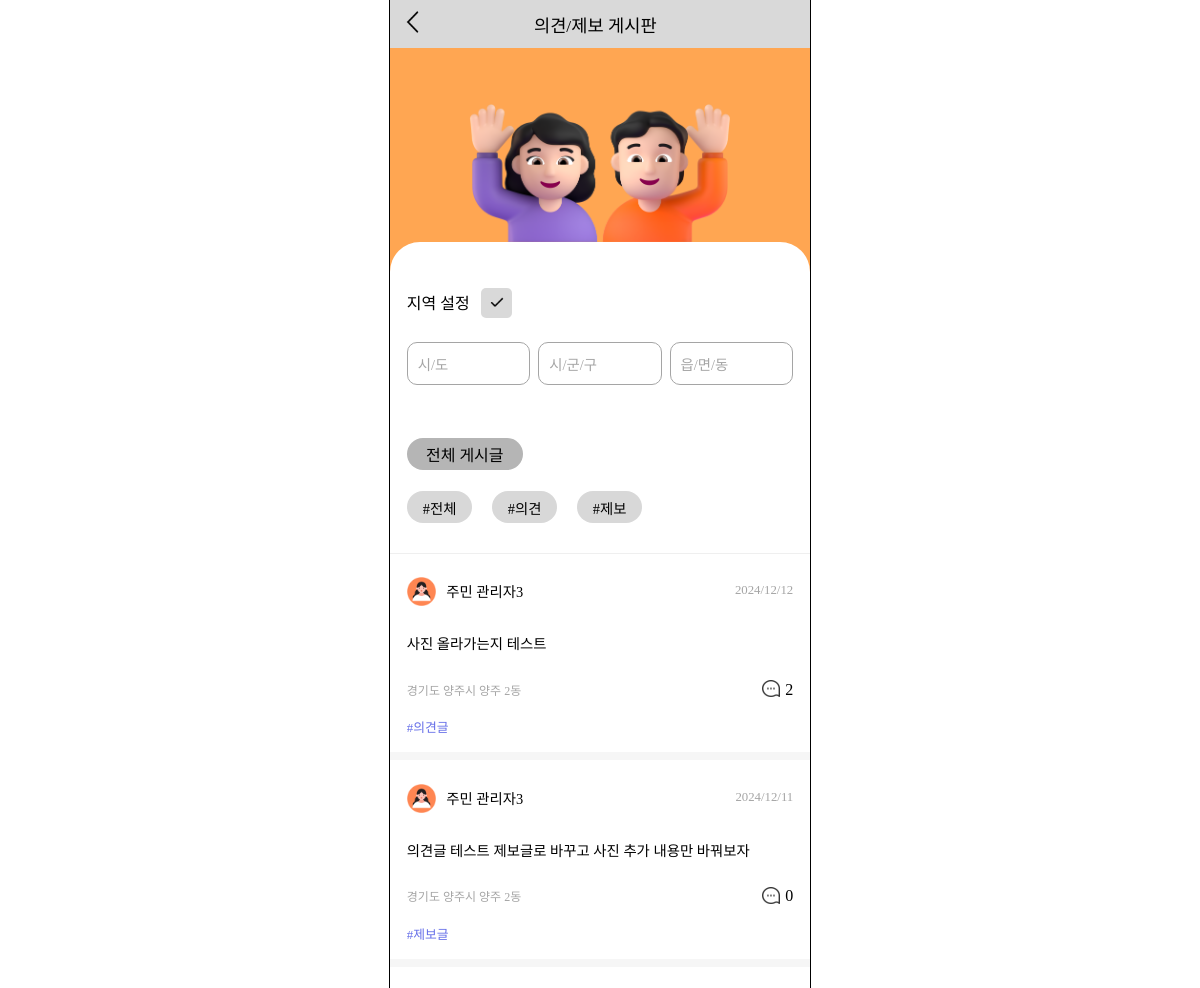
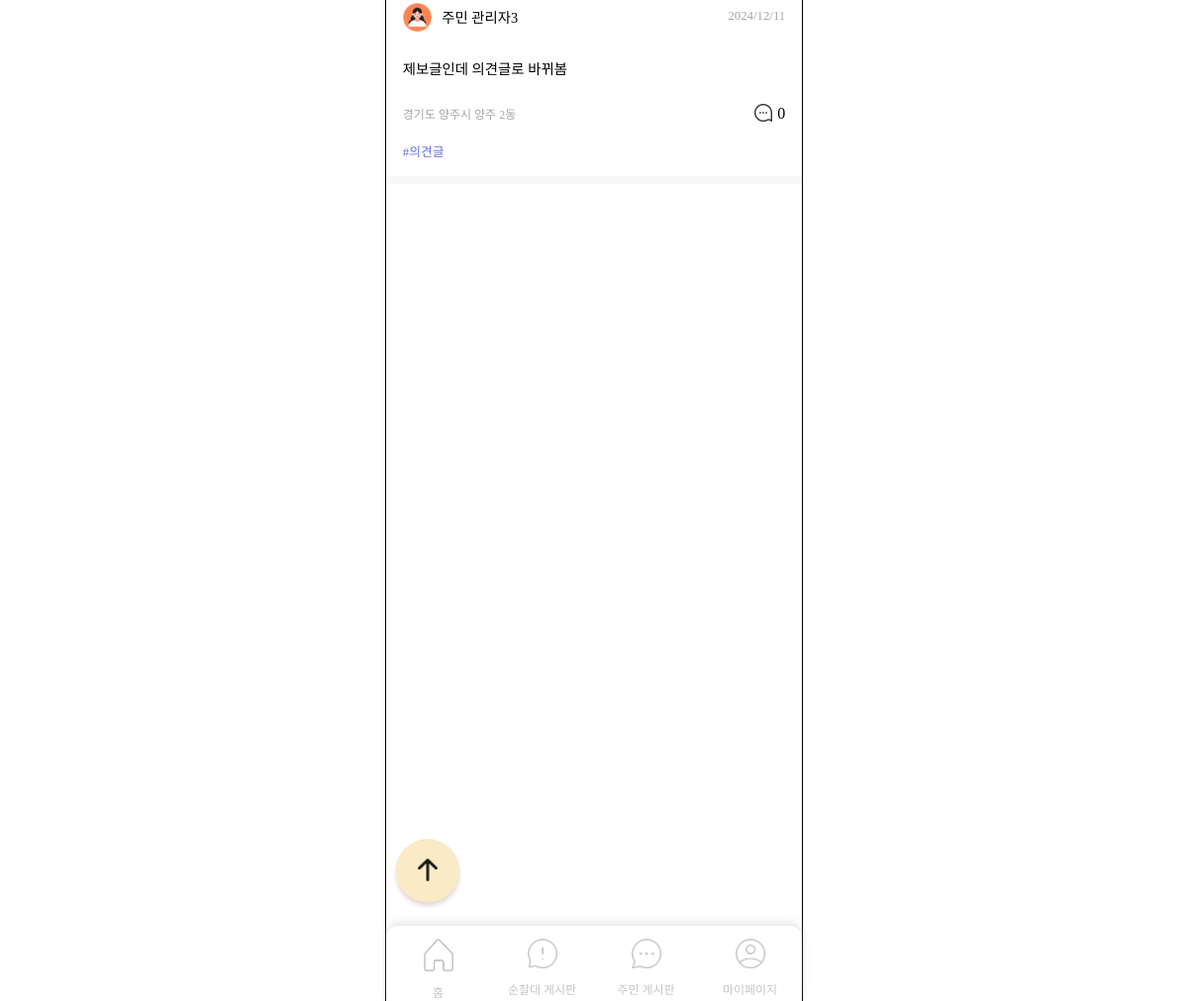
/boards/people-board/ (signed in), run on the app's committed database (2 pictures, top to bottom).
### boards/models.py (models this page shows)
class Board(models.Model):
    user = models.ForeignKey(settings.AUTH_USER_MODEL, on_delete=models.CASCADE)
    region_sido = models.CharField(null=False, max_length=30, blank=False)
    region_sigungu = models.CharField(null=False, max_length=30, blank=False)
    region_dong = models.CharField(null=False, max_length=30, blank=False)
    created_at = models.DateTimeField(auto_now_add=True)
    image_path = models.ImageField(upload_to='boards/', null=True, blank=True)
    content = models.TextField(null=False, blank=False)
    board_type = models.ForeignKey(BoardType, on_delete=models.CASCADE, null=False, blank=False)

class BoardType(models.Model):
    type_name = models.CharField(max_length=10, null=False, blank=False)

### accounts/models.py (models this page shows, shortened)
class Member(AbstractBaseUser):
    user_id = models.CharField(primary_key=True, max_length=15, null=False, blank=False, unique=True)
    email = models.EmailField(max_length=100, null=False, blank=False, unique=True)
    nickname = models.CharField(null=False, max_length=8, blank=False)
    region_sido = models.CharField(null=False, max_length=30, blank=False)
    region_sigungu = models.CharField(null=False, max_length=30, blank=False)
    region_dong = models.CharField(null=False, max_length=30, blank=False)
    member_type = models.ForeignKey(MemberType, on_delete=models.CASCADE, null=False, blank=False)
    is_active = models.BooleanField(default=True)
    is_admin = models.BooleanField(default=False)
    objects = UserManager()
    USERNAME_FIELD = 'user_id'
    REQUIRED_FIELDS = ['email', 'nickname', 'region_sido', 'region_sigungu', 'region_dong', 'member_type']
    def __str__(self):
        return self.user_id

class MemberType(models.Model):
    type_name = models.CharField(max_length=10)
    def __str__(self):
        return self.type_name

### boards/views.py (the view)
# urls.py: path('people-board/', views.people_board, name='people_board'),
def people_board(request):
    sido = ''
    sigungu = ''
    dong = ''
    if request.method == 'POST':
        sido = request.POST.get('sido')
        sigungu = request.POST.get('sigungu')
        dong = request.POST.get('dong')
        print(sido, sigungu, dong)
        boards = Board.objects.all().order_by('-created_at')
        boards = [
            board for board in boards
            if board.region_sido.replace(" ", "") == sido.replace(" ", "") and
               board.region_sigungu.replace(" ", "") == sigungu.replace(" ", "") and
               board.region_dong.replace(" ", "") == dong.replace(" ", "")
        ]
        print(boards)
    else:
        boards = Board.objects.filter(board_type__in=[2, 3]).order_by('-created_at')
    user = Member.objects.get(user_id=request.user)
    comments = Comment.objects.all()
    for board in boards:
        board.comment_count = Comment.objects.filter(board=board).count()
    for board in boards:
        if len(board.content) > 150:
            board.short_content = board.content[:150]
        else:
            board.short_content = board.content
    from_page = request.GET.get('from')
    if from_page:
        request.session['from_page'] = from_page # 세션에 추가
    if request.session.get('from_page'):
        back_url = '/boards/people_board/'
    context = {
        'boards': boards,
        'user': user,
        'comments': comments,
        'sido': sido,
        'sigungu': sigungu,
        'dong': dong,
    }
    return render(request, 'boards/people_board_main.html', context)

### templates/boards/people_board_main.html (shortened to what this page needs)
<!DOCTYPE html>
{% load static %}
<html lang="ko">
<head>
    <link rel="stylesheet" href="{% static 'css/people_board_main.css' %}">
    <link rel="stylesheet" href="{% static 'css/menubar.css' %}">
    <link rel="stylesheet" as="style" crossorigin href="https://cdn.jsdelivr.net/gh/ungveloper/web-fonts/SCoreDream/font-face.css" />
    <link rel="stylesheet" as="style" crossorigin href="https://cdn.jsdelivr.net/gh/ungveloper/web-fonts/SCoreDream/font-family.css" />
</head>
<body>
    <div class="container-content">
        <div class="contents">
            <div class="test">
                <div class="top-block">
                    <div>
                        <a href="{% url 'home' %}"><img src="{% static 'image/back.png' %}" alt=""></a>
                    </div>
                    <div class="title">의견/제보 게시판</div>
                </div>
                <div class="img-block">
                    <img src="{% static 'image/people-group.png' %}" alt="">
                </div>
                <div class="board-block">
                    <form class="region-block" method="post" action="{% url 'boards:people_board' %}">
                        <div class="block-title">
                            지역 설정
                            <button type="submit" class="check-btn"><img src="{% static 'image/check.png' %}" alt=""></button>
                        </div>
                        <div class="region">
                            <div class="custom-select" id="sido-select">
                                <div class="select-selected">{{ sido|default:'시/도' }}</div>
                            </div>
                            <div class="custom-select" id="sigugun-select">
                                <div class="select-selected">{{ sigungu |default:'시/군/구' }}</div>
                            </div>
                            <div class="custom-select" id="dong-select">
                                <div class="select-selected">{{ dong|default:'읍/면/동' }}</div>
                            </div>
                        </div>
                        <a href="{% url 'boards:people_board' %}" class="all-link">
                            <div class="all-board">전체 게시글</div>
                        </a>
                    </form>
                    <div class="post-type-select">
                        <div class="select-all">#전체</div>
                        <div class="select-idea">#의견</div>
                        <div class="select-report">#제보</div>
                    </div>
                    {% for board in boards %}
                        <div class="post-block">
                            <a href="{% url 'boards:people_board_detail' board.id %}">
                                <div class="post-header">
                                    <div class="user-profile">
                                        <div class="user-img"><img src="{% static 'image/people_profile.png' %}" alt=""></div>
                                        <div class="user-name">{{ board.user.member_type }} <span class="text-strong">{{ board.user.nickname }}</span></div>
                                    </div>
                                    <div class="post-date">{{ board.created_at|date:"Y/m/d"  }}</div>
                                </div>
                                <div class="post-content">
                                    {{ board.short_content }}
                                </div>
                                <div class="post-footer">
                                    <div class="post-region">{{ board.region_sido }} {{ board.region_sigungu }} {{ board.region_dong }}</div>
                                    <div class="comment">
                                        <div class="comment-img">
                                            <img src="{% static 'image/speech-bubble.png' %}" alt="">
                                        </div>
                                        <div>{{ board.comment_count }}</div>
                                    </div>
                                </div>
                                <div class="post-type">#{{ board.board_type.type_name }}글</div>
                            </a>
                        </div>
                        <div class="gap-block"></div>
                    {% endfor %}
                </div>
                <a href="#">
                    <button type="button" class="up-btn">
                        <img src="{% static 'image/up.png' %}" alt="">
                    </button>
                </a>
            </div>
            {% include 'menubar.html' %}
        </div>
    </div>
</body>
</html>

### static/css/people_board_main.css (style rules this page uses)
body { padding: 0; margin: 0; height: 100%; }
.container-content { font-family: 'SCoreDream'; font-weight: 400; outline: 1px solid black; width: 420px; height: 100%; margin: 0 auto; display: flex; flex-direction: column; padding-bottom: 600px; z-index: 0; position: relative; }
.contents { width: 100%; display: flex; flex-direction: column; background-color: #FFA652; height: calc(100vh + 600px); }
.top-block { height: 3rem; background-color: #D9D9D9; display: flex; flex-direction: row; justify-content: left; align-items: center; flex-shrink: 0; }
.top-block img { width: 1.7rem; margin-left: 1rem; }
.title { font-weight: 500; font-size: 1.1rem; margin-left: 24%; }
.test { height: 100%; }
.img-block { padding-top: 13%; background-color: #FFA652; }
.img-block > img { width: 70%; display: block; margin: 0 auto; }
.board-block { height: 100%; background-color: white; border-radius: 30px 30px 0 0; padding-top: 7%; }
.region-block { padding: 4% 4% 1% 4%; }
.block-title { margin-bottom: 6%; }
.region { display: flex; flex-direction: row; justify-content: space-between; }
.custom-select { position: relative; margin-bottom: 15px; width: 32%; }
.select-selected { padding: 10px; border: 1px solid #A5A5A5; cursor: pointer; border-radius: 10px; color: #a5a5a5; font-size: 0.9rem; }
.check-btn { width: 8%; margin-left: 2%; background-color: #D9D9D9; border: none; border-radius: 5px; padding: 1.5% 2%; cursor: pointer; }
.check-btn > img { width: 100%; }
.all-board { margin-top: 10%; background-color: #b5b5b5; text-align: center; align-content: center; width: 30%; height: 2rem; border-radius: 25px; }
.all-link { color: black; text-decoration: none; }
.post-type-select { padding: 4%; display: flex; flex-direction: row; align-items: center; border-bottom: 1px solid #EFEFEF; padding-bottom: 7%; }
.post-type-select > div { margin-right: 5%; background-color: #D8D8D8; border-radius: 25px; width: 17%; height: 2rem; text-align: center; font-size: 0.9rem; align-content: center; cursor: pointer; }
.post-block { padding: 4%; }
.post-block a { text-decoration: none; color: black; }
.post-header { display: flex; flex-direction: row; justify-content: space-between; align-items: center; margin-bottom: 5%; }
.user-profile { display: flex; flex-direction: row; align-items: center; }
.user-img { width: 9%; margin: 2% 3% 0 0; }
.user-profile img { width: 100%; }
.post-date { font-size: 0.8rem; color: #A5A5A5; }
.user-name { font-size: 0.9rem; }
.text-strong { font-weight: 500; }
.post-content { word-break: break-all; line-height: 1.8rem; margin-bottom: 5%; font-size: 0.9rem; }
.post-footer { display: flex; flex-direction: row; justify-content: space-between; align-items: center; margin-bottom: 4%; }
.comment { display: flex; flex-direction: row; justify-content: right; align-items: center; }
.comment-img { width: 22%; margin-right: 7%; }
.comment-img img { width: 100%; margin-top: 10%; opacity: 0.8; }
.post-region { color: #A5A5A5; font-size: 0.75rem; }
.gap-block { background-color: #F6F6F6; height: 8px; }
.post-type { color: #656EE8; font-size: 0.8rem; }
.up-btn { opacity: 0.9; background-color: #f8e9bf; border: none; width: 4rem; height: 4rem; border-radius: 50%; text-align: center; line-height: 2rem; position: fixed; bottom: 0; margin-bottom: 100px; margin-left: 10px; box-shadow: 0px 4px 4px 0px rgba(142, 78, 78, 0.25); z-index: 1; cursor: pointer; }
.up-btn > img { margin-top: 20%; width: 30px; height: 29px; }

### data on the page
Board: user.member_type "주민", user.nickname "관리자3", created_at "2024/12/12", short_content "사진 올라가는지 테스트", region_sido "경기도", region_sigungu "양주시", region_dong "양주 2동", comment_count "2", board_type.type_name "의견"
Board: user.member_type "주민", user.nickname "관리자3", created_at "2024/12/11", short_content "의견글 테스트 제보글로 바꾸고 사진 추가 내용만 바꿔보자", region_sido "경기도", region_sigungu "양주시", region_dong "양주 2동", comment_count "0", board_type.type_name "제보"
Board: user.member_type "주민", user.nickname "관리자3", created_at "2024/12/11", short_content "제보글인데 의견글로 바뀌봄", region_sido "경기도", region_sigungu "양주시", region_dong "양주 2동", comment_count "0", board_type.type_name "의견"

### other printed values
{{ sido|default:'시/도' }} "시/도"
{{ sigungu |default:'시/군/구' }} "시/군/구"
{{ dong|default:'읍/면/동' }} "읍/면/동"
